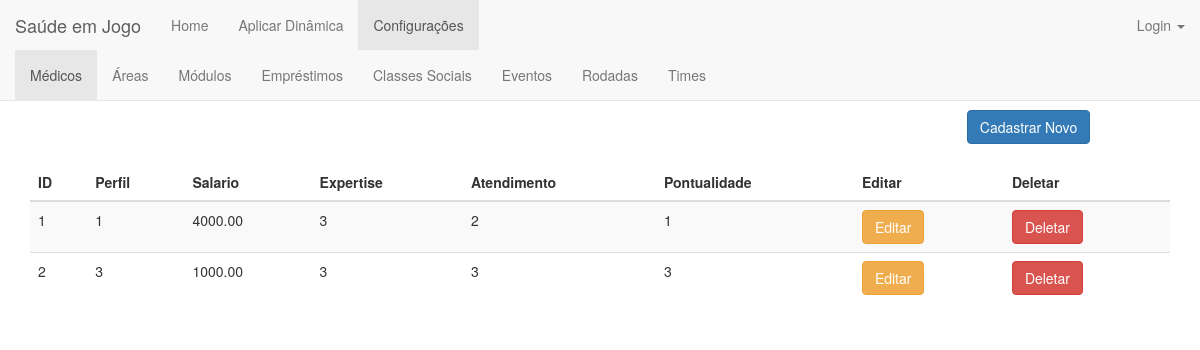
The app's page /medico/, older data.
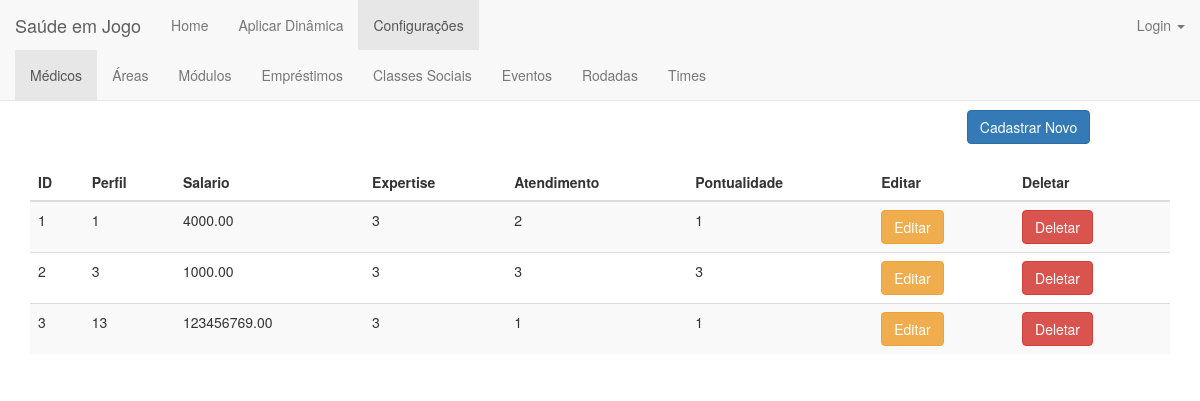
The same page, newer data.
### jogo/models.py (models this page shows)
class Medico(models.Model):
    classificacao = ((1,'1'),(2,'2'),(3,'3'))
    perfil = models.IntegerField(validators=[MinValueValidator(1)], unique=True)
    salario = models.FloatField(validators=[MinValueValidator(0.0)])
    expertise = models.IntegerField(default=1, choices=classificacao)
    atendimento = models.IntegerField(default=1, choices=classificacao)
    pontualidade = models.IntegerField(default=1, choices=classificacao)

### jogo/views.py (the view)
# urls.py: url(r'^medico/$', views.medico_index, name='medico_index'),
def medico_index(request):
    medicos = Medico.objects.order_by('perfil')
    return render(request, 'medico/medico_index.html', {'medicos':medicos})

### jogo/templates/medico/medico_index.html (shortened to what this page needs)
{% extends 'jogo/base_configuracoes.html' %}
{% load staticfiles %}
{% block medico %}class="active"{% endblock %}
{% block body %}
    <div class="container">
        <center><h1>Médicos</h1></center>
        <div align="right" style="margin-right: 7%">
            <a href="{% url 'jogo:medico_new' %}"><button type="submit" class="btn btn-primary">Cadastrar Novo</button></a>
        </div>
        <br>
        <table class="table table-striped">
        <thead>
            <tr>
                <th>ID</th>
                <th>Perfil</th>
                <th>Salario</th>
                <th>Expertise</th>
                <th>Atendimento</th>
                <th>Pontualidade</th>
                <th>Editar</th>
                <th>Deletar</th>
            </tr>
        </thead>
        <tbody>
            {% for medico in medicos %}
                <tr>
                    <td>{{medico.id}}</td>
                    <td>{{medico.perfil}}</td>
                    <td>{{medico.salario | floatformat:2}}</td>
                    <td>{{medico.expertise}}</td>
                    <td>{{medico.atendimento}}</td>
                    <td>{{medico.pontualidade}}</td>
                    <td><a href="{% url 'jogo:medico_edit' medico.id %}"><button type="button" class="btn btn-warning">Editar</button></a></td>
                    <td><a href="{% url 'jogo:medico_delete' medico.id %}"><button type="button" class="btn btn-danger">Deletar</button></a></td>
                </tr>
            {% endfor %}
        </tbody>
        </table>
    </div>
{% endblock body %}

Row changes from the older to the newer data that the page shows:
added Medico: id "3", perfil "13", salario "123456769.00", expertise "3", atendimento "1", pontualidade "1"
